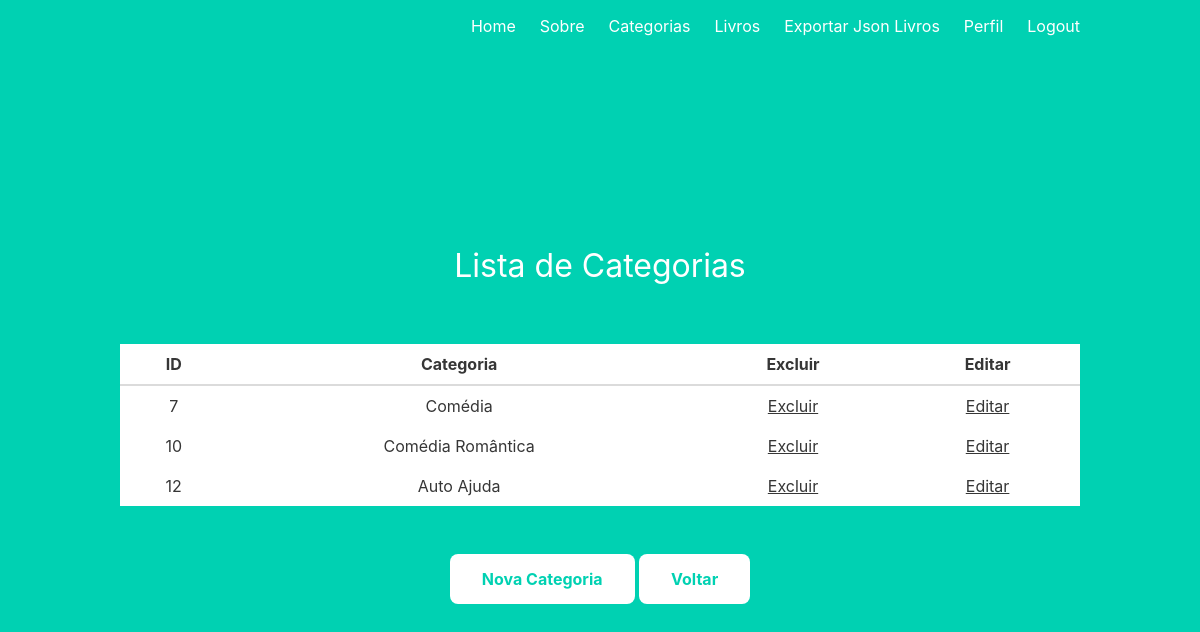
/category (signed in), run on the app's committed database.
### models.py (models this page shows)
class Category(db.Model):
    __tablename__ = 'category'
    __table_args__ = {'sqlite_autoincrement': True}
    id = db.Column(db.Integer, primary_key=True, autoincrement=True)
    name = db.Column(db.String(100))
    products = db.relationship('Product', cascade="all,delete", backref="category.id")

### category.py (the view)
@category.route('/category')
@login_required
def index():
    categories = Category.query.all()
    return render_template('category.html',categories=categories)

### templates/category.html
{% extends "base.html" %}
{% block content %}
<div class="title">
    <h2>Lista de Categorias</h2>
    <br>
</div>
<div class="table-responsive-xl">
    <table class="table table-striped" style="width: 100%;">
        <thead class="thead-dark">
            <tr>
                <th>ID</th>
                <th>Categoria</th>
                <th>Excluir</th>
                <th>Editar</th>
            </tr>
        </thead>
        {% for category in categories %}
        <tbody>
            <tr>
                <td>{{ category.id }}</td>
                <td>{{ category.name }}</td>
                <td><a class="sublinhar" href="/delete/{{ category.id }}">Excluir</a></td>
                <td><a class="sublinhar" href="/edit/{{ category.id }}">Editar</a></td>
            </tr>
        </tbody>
        {% endfor %}
    </table><br>
    <a href="{{ url_for('category.insert') }}"><input type="button" class="btn btn-primary btn-lg" value="Nova Categoria"></a>
    <a href="{{ url_for('main.index') }}"><input type="button" class="btn btn-primary btn-lg" value="Voltar"></a>
</div>
{% endblock %}

### templates/base.html (style rules this page uses)
input[type="button"i] { background-color: #FFF; border: none; color: #00d1b2; padding: 15px 32px; text-align: center; text-decoration: none; display: inline-block; font-size: 16px; border-radius: 8px; font-weight: bold; cursor: pointer; }
h1, h2 { font-weight: bold; }
.sublinhar { color: inherit; text-decoration: underline; }

### data on the page
Category: id "7", name "Comédia"
Category: id "10", name "Comédia Romântica"
Category: id "12", name "Auto Ajuda"
